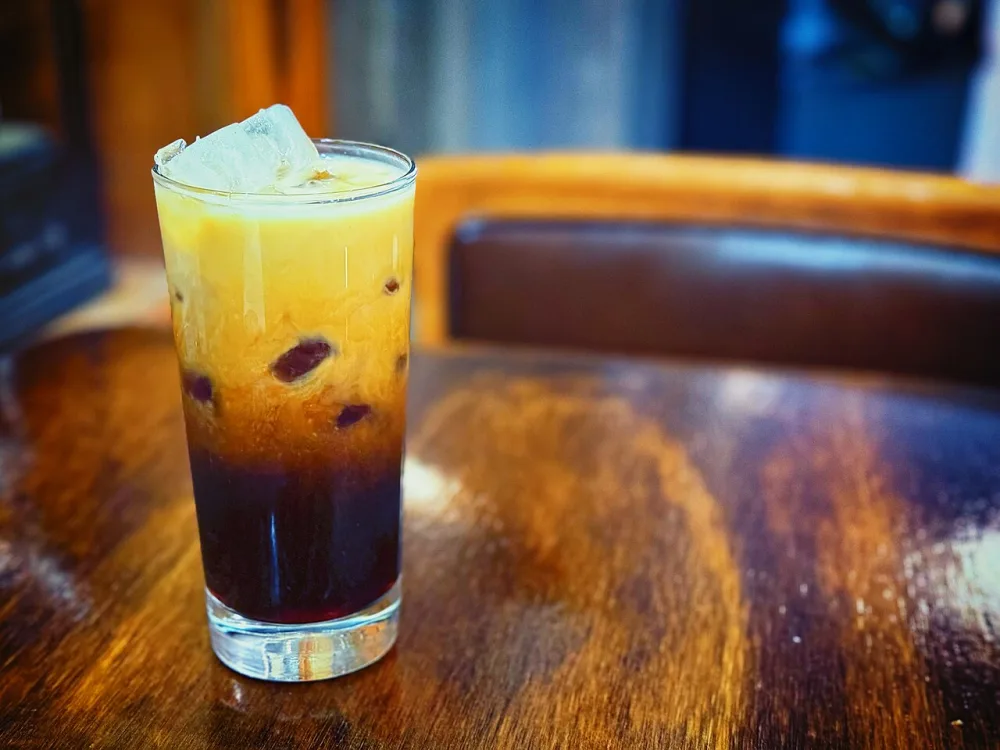
#> input picture data/recipes/aeropress-cold-coffee/image.webp, 1000 x 750 px
$ python _overlay-label.py ../../data/recipes/aeropress-cold-coffee/image.webp ../../data/recipes/aeropress-cold-coffee/image.webp ../../data/recipes/aeropress-cold-coffee/image.webp
#> lines starting #> are read from the running program, lines starting #| are printed output that depends on the picture
#!/usr/bin/env python3
# Overlay a label in Didot Italic (top-left) onto a base PNG.
# Usage: _overlay-label.py <in.png> <out.png> "<label>"
#
# Didot.ttc subfont indices (verified via fc-query):
#   0 Didot Regular, 1 Didot Italic, 2 Didot Bold
import sys
from PIL import Image, ImageDraw, ImageFont

in_path, out_path, label = sys.argv[1], sys.argv[2], sys.argv[3]
TTC = "/System/Library/Fonts/Supplemental/Didot.ttc"
SIZE_PT = 96
PAD = 100

img = Image.open(in_path).convert("RGBA")
draw = ImageDraw.Draw(img)

# Try Didot Italic (index 1); fall back to Regular if missing.
try:
    font = ImageFont.truetype(TTC, SIZE_PT, index=1)
except Exception:
    font = ImageFont.truetype(TTC, SIZE_PT, index=0)

draw.text((PAD, PAD), label, fill=(28, 28, 30, 255), font=font)
img.save(out_path, "PNG", optimize=True)
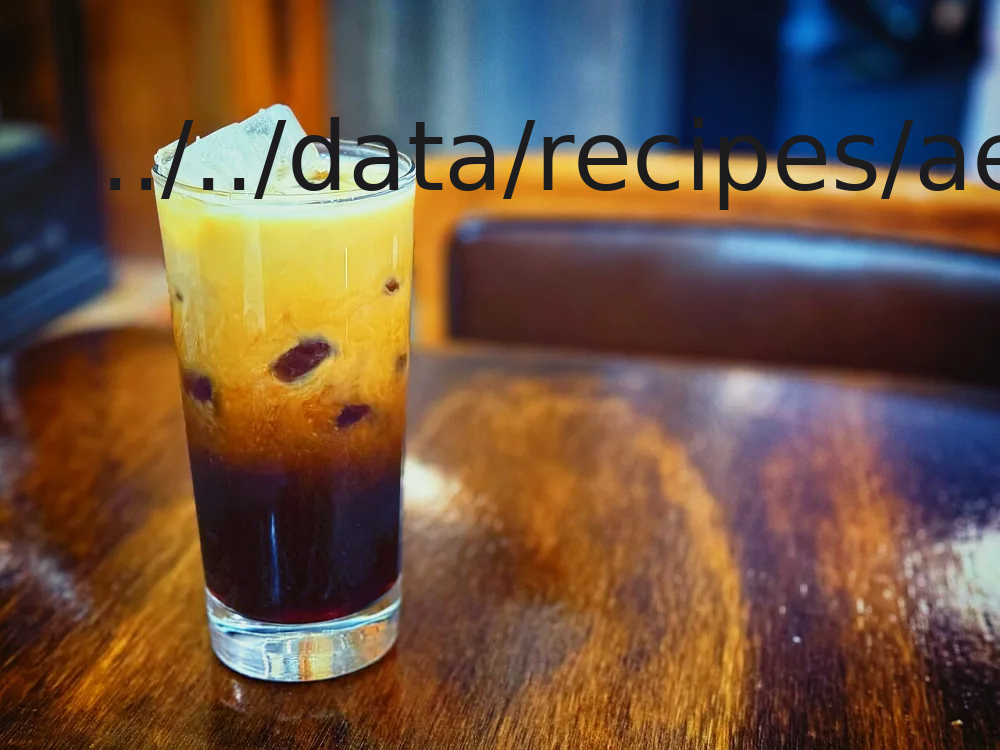
#> saved as image.webp: PIL image 1000x750 RGBA; mean R, G, B, A 110, 83.7, 64.5, 255
